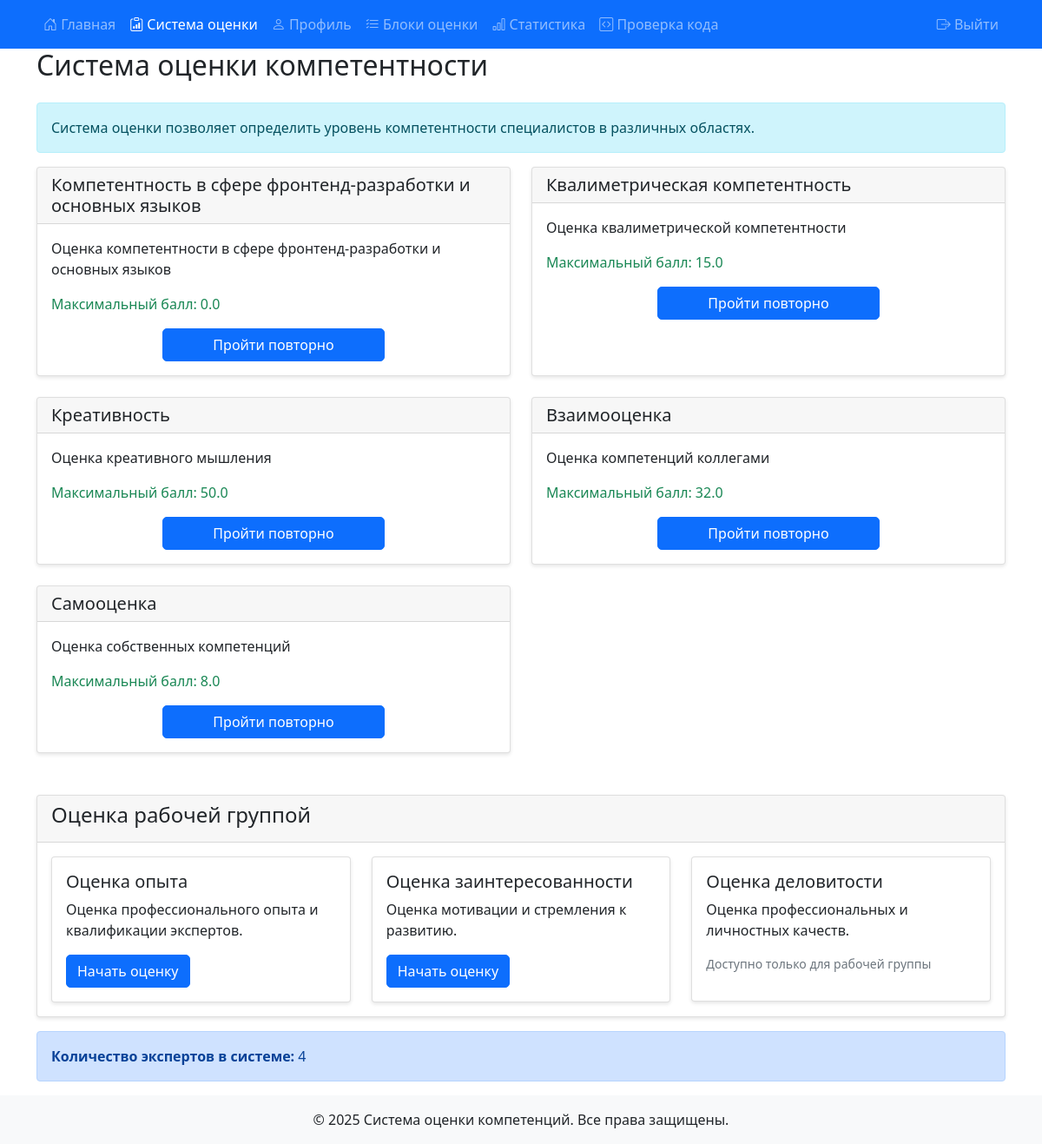
Before: /assessment_system (signed in) with the older database file.
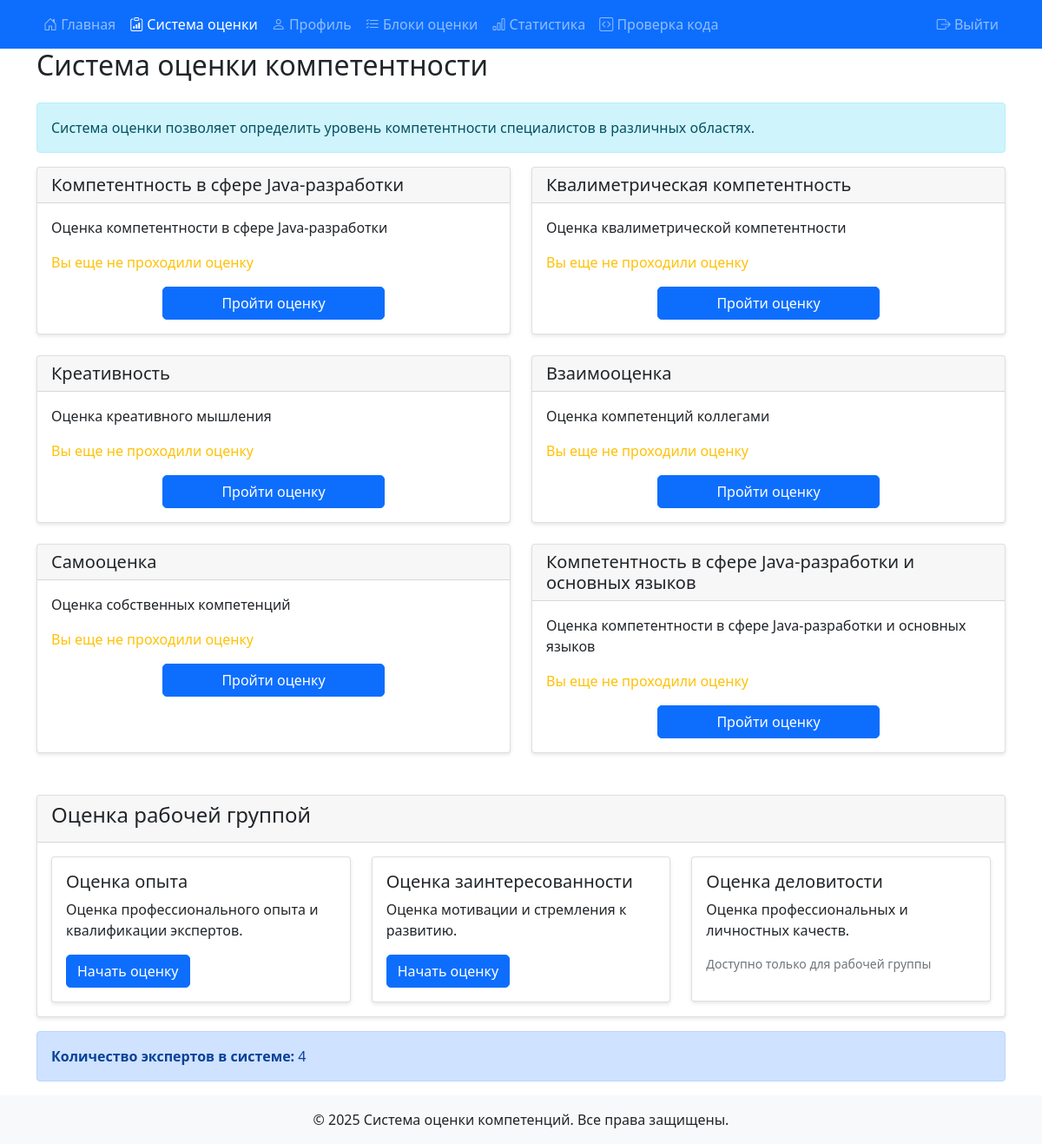
After: the same page with the newer database file.
### models.py (models this page shows)
class AssessmentBlock(db.Model):
    __tablename__ = 'assessment_block'
    id = db.Column(db.Integer, primary_key=True)
    name = db.Column(db.String(100), nullable=False)
    description = db.Column(db.Text)
    weight = db.Column(db.Float, default=1.0)
    max_score = db.Column(db.Float, default=10.0)
    questions = db.relationship('AssessmentQuestion', back_populates='block', lazy=True)

### 1.py (the view)
@app.route('/assessment_system')
@login_required
def assessment_system():
    try:
        excluded_blocks = [
            'Конформизм',
            'Воспроизводимость',
            'Оценка рабочей группой'
        ]
        blocks = AssessmentBlock.query.filter(
            ~AssessmentBlock.name.in_(excluded_blocks)
        ).all()
        for block in blocks:
            result = AssessmentResult.query.filter_by(
                user_id=session['user_id'],
                block_id=block.id
            ).order_by(AssessmentResult.date.desc()).first()
            all_results = AssessmentResult.query.filter_by(block_id=block.id).all()
            avg_score = sum(r.score for r in all_results) / len(all_results) if all_results else 0
            block.avg_score = result.score if result else None
        expert_count = User.query.filter_by(role='expert').count()
        if session.get('role') == 'expert':
            expert_count -= 1
        return render_template('assessment_system.html', blocks=blocks, expert_count=expert_count)
    except Exception as e:
        debug_print(f"Ошибка при загрузке блока assessment_system: {str(e)}")
        debug_print(f"Трейс ошибки:\n{traceback.format_exc()}")
        flash('Произошла ошибка при загрузке блока', 'error')
        return redirect(url_for('index'))

### 1.py (called while the page is built)
@login_manager.user_loader
def load_user(user_id):
    return db.session.get(User, int(user_id))

def login_required(f):
    @wraps(f)
    def decorated_function(*args, **kwargs):
        if 'user_id' not in session:
            flash('Пожалуйста, войдите в систему', 'error')
            return redirect(url_for('login'))
        return f(*args, **kwargs)
    return decorated_function

@app.before_request
def before_request():
    try:
        if current_user.is_authenticated and ('user_id' not in session or session.get('user_id') != current_user.id):
            session['user_id'] = current_user.id
            session['role'] = current_user.role
            session['username'] = current_user.username
            debug_print(f"Синхронизирована сессия с Flask-Login: user_id={current_user.id}")
        elif 'user_id' in session and not current_user.is_authenticated:
            user = db.session.get(User, session['user_id'])
            if user:
                login_user(user)
                debug_print(f"Восстановлена аутентификация из сессии: user_id={user.id}")
    except Exception as e:
        debug_print(f"Ошибка синхронизации аутентификации: {str(e)}")

### templates/assessment_system.html (shortened to what this page needs)
{% extends "base.html" %}
{% block content %}
<div class="container">
    <h2 class="mb-4">Система оценки компетентности</h2>
    <div class="alert alert-info" role="alert">
        Система оценки позволяет определить уровень компетентности специалистов в различных областях.
    </div>
    <div class="row">
        {% for block in blocks %}
        <div class="col-md-6 mb-4">
            <div class="card h-100 assessment-card" data-test-name="{{ block.name }}">
                <div class="card-header">
                    <h5 class="card-title mb-0">{{ block.name }}</h5>
                </div>
                <div class="card-body">
                    <p class="card-text">{{ block.description }}</p>
                    {% if block.avg_score is not none %}
                        <p class="text-success">Максимальный балл: {{ "%.1f"|format(block.avg_score) }}</p>
                    {% else %}
                        <p class="text-warning">Вы еще не проходили оценку</p>
                    {% endif %}
                    <div class="d-grid gap-2 col-6 mx-auto">
                        <a href="{{ url_for('submit_assessment_block', block_id=block.id) }}" class="btn btn-primary">
                            {% if block.avg_score is not none %}
                                Пройти повторно
                            {% else %}
                                Пройти оценку
                            {% endif %}
                        </a>
                    </div>
                </div>
            </div>
        </div>
        {% endfor %}
    </div>
    <div class="card mt-4">
        <div class="card-header">
            <h4>Оценка рабочей группой</h4>
        </div>
        <div class="card-body">
            <div class="row">
                <div class="col-md-4">
                    <div class="card">
                        <div class="card-body">
                            <h5 class="card-title">Оценка опыта</h5>
                            <p class="card-text">Оценка профессионального опыта и квалификации экспертов.</p>
                            <a href="{{ url_for('working_group_experience') }}" class="btn btn-primary">Начать оценку</a>
                        </div>
                    </div>
                </div>
                <div class="col-md-4">
                    <div class="card">
                        <div class="card-body">
                            <h5 class="card-title">Оценка заинтересованности</h5>
                            <p class="card-text">Оценка мотивации и стремления к развитию.</p>
                            <a href="{{ url_for('working_group_interest') }}" class="btn btn-primary">Начать оценку</a>
                        </div>
                    </div>
                </div>
                <div class="col-md-4">
                    <div class="card">
                        <div class="card-body">
                            <h5 class="card-title">Оценка деловитости</h5>
                            <p class="card-text">Оценка профессиональных и личностных качеств.</p>
                            {% if session.get('role') == 'working_group' %}
                            <a href="{{ url_for('working_group_evaluation') }}" class="btn btn-primary">Начать оценку</a>
                            {% else %}
                            <p class="text-muted small">Доступно только для рабочей группы</p>
                            {% endif %}
                        </div>
                    </div>
                </div>
            </div>
        </div>
    </div>
    <div class="alert alert-primary mt-3" role="alert">
        <strong>Количество экспертов в системе:</strong> {{ expert_count }}
    </div>
</div>
{% endblock %}

Changed rows visible on the page:
changed AssessmentBlock: name "Компетентность в сфере фронтенд-разработки и основных языков" → "Компетентность в сфере Java-разработки"; description "Оценка компетентности в сфере фронтенд-разработки и основных языков" → "Оценка компетентности в сфере Java-разработки"; avg_score "0.0" → (not shown); name "Максимальный балл: Пройти повторно" → "Вы еще не проходили оценку Пройти оценку"
shown differently, row unchanged: AssessmentBlock "Квалиметрическая компетентность": avg_score "15.0" → (not shown); text "Максимальный балл: Пройти повторно" → "Вы еще не проходили оценку Пройти оценку"
shown differently, row unchanged: AssessmentBlock "Креативность": avg_score "50.0" → (not shown); text "Максимальный балл: Пройти повторно" → "Вы еще не проходили оценку Пройти оценку"
shown differently, row unchanged: AssessmentBlock "Взаимооценка": avg_score "32.0" → (not shown); text "Максимальный балл: Пройти повторно" → "Вы еще не проходили оценку Пройти оценку"
shown differently, row unchanged: AssessmentBlock "Самооценка": avg_score "8.0" → (not shown); text "Максимальный балл: Пройти повторно" → "Вы еще не проходили оценку Пройти оценку"
added AssessmentBlock: name "Компетентность в сфере Java-разработки и основных языков", description "Оценка компетентности в сфере Java-разработки и основных языков", shows "Вы еще не проходили оценку", shows "Пройти оценку"
